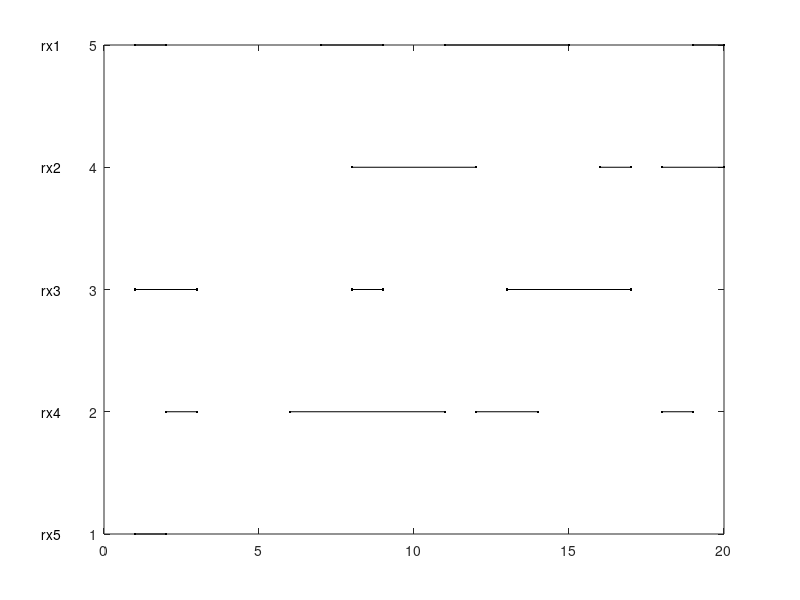

Write MATLAB code to recreate this figure. (Note: this script raises an error after producing the figure.)
function [tmat, combos] = find_common_times_v2(trx, debug_flag)
%computes the intersection of a group of (time) segments

switch nargin
    case 0
        debug_flag = 1;
        %data example
        trx{1} = [1, 2, 7, 9, 11, 15, 19, 20];
        trx{2} = [8, 12, 16, 17, 18, 20];
        trx{3} = [1, 3, 8, 9, 13, 17];
        trx{4} = [2, 3, 6, 11, 12, 14, 18, 19];
        trx{5} = [1, 2];
        trx{6} = [];
    otherwise
        debug_flag = 0;
end

%remove empty segment(s)
trx_old = trx;
DRX = {};
for iii = 1:size(trx, 2)
    if ~isempty(trx{iii})
        DRX = [DRX, trx{iii}];
    end
end
trx = DRX;

%reshape the segments with rows of heads and tails
trx_ = cell(size(trx));
for ii = 1:size(trx, 2)
    trx_{ii} = reshape(trx{ii}, 2, []);
end

if debug_flag
    %for plotting purposes
    for ii = 1:size(trx_, 2)
        for jj = 1:size(trx_{ii}, 2)
            plot(trx_{ii}(:, jj), ones(size(trx_{ii}(:, jj)))*(length(trx_) + 1 - ii), '.-k');
            hold on;
        end
        text(-2, length(trx_)+1-ii, ['rx', num2str(ii)]);
    end
end

%number of receivers, from all to a pair
for tol = length(trx):- 1:2
    combos{length(trx)-tol+1,:} = nchoosek(1:length(trx), tol);
end

tmat = cell(length(combos));
for numrx = 1:length(combos)
    for numc = 1:size(combos{numrx,:}, 1)
        rxnum = combos{numrx,:}(numc, 1:end);
        if size(trx, 2) > 1
            for ind = 1:length(rxnum) - 1
                n = 1;
                if ind == 1
                    t1 = trx_{rxnum(ind)};
                else
                    t1 = t;
                end
                t2 = trx_{rxnum(ind+1)};
                for jj = 1:size(t1, 2)
                    for kk = 1:size(t2, 2)
                        if t2(1, kk) < t1(1, jj)
                            if t2(2, kk) >= t1(1, jj) && t2(2, kk) <= t1(2, jj)
                                t(1, n) = t1(1, jj);
                                t(2, n) = t2(2, kk);
                            elseif t2(2, kk) > t1(2, jj)
                                t(1, n) = t1(1, jj);
                                t(2, n) = t1(2, jj);
                            else
                                t(1, n) = NaN;
                                t(2, n) = NaN;
                            end
                        elseif t2(1, kk) >= t1(1, jj) && t2(1, kk) <= t1(2, jj)
                            t(1, n) = t2(1, kk);
                            if t2(2, kk) <= t1(2, jj)
                                t(2, n) = t2(2, kk);
                            else
                                t(2, n) = t1(2, jj);
                            end
                        else
                            t(1, n) = NaN;
                            t(2, n) = NaN;
                        end
                        n = n + 1;
                    end
                end
                t = t(~isnan(t));
                t = reshape(t, 2, []);
            end
            t = t(~isnan(t));
        elseif size(trx, 2) == 1 && size(trx_old, 2) == 1
            t = trx{1}';
        else
            t = [];
        end
        tmat{numrx, numc} = t;
        clear t;
    end
end
if debug_flag == 0
    return;
else
    %for plotting purposes
    t_ = [t(1:2:end)'; t(2:2:end)'];
    for tt = 1:size(t_, 2)
        plot(t_(:, tt), zeros(size(t_(:, tt))), '.-r');
        hold on;
        plot([t_(1, tt), t_(1, tt)], [0, length(trx_)], '--k');
        plot([t_(2, tt), t_(2, tt)], [0, length(trx_)], '--k');
    end
    text(-2, 0, 'overlaps');
    % plot(rand(20,1)+5,'k');
    % axis([-4 20 0 8]);
    set(gca, 'yticklabel', []);
end


